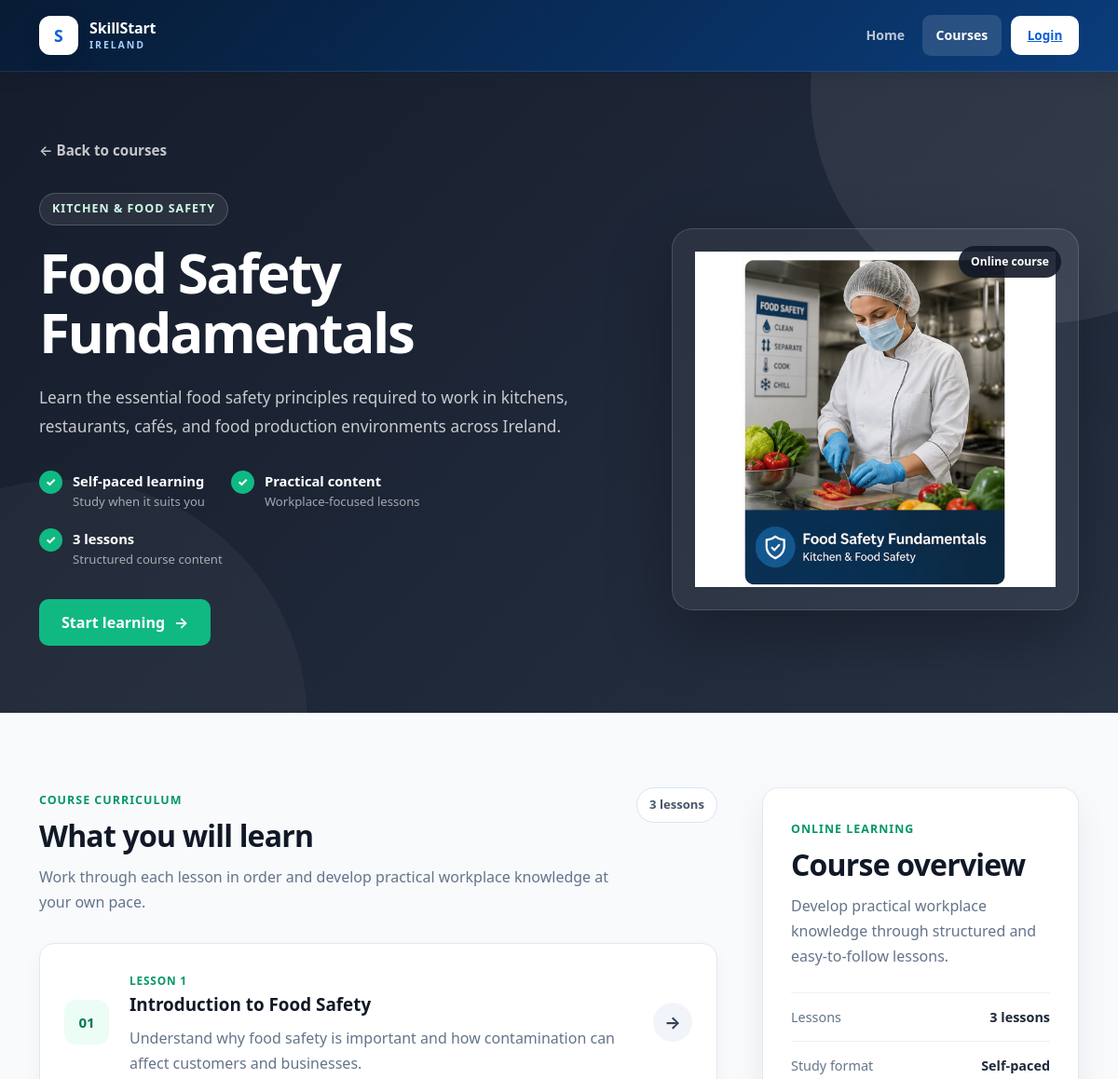
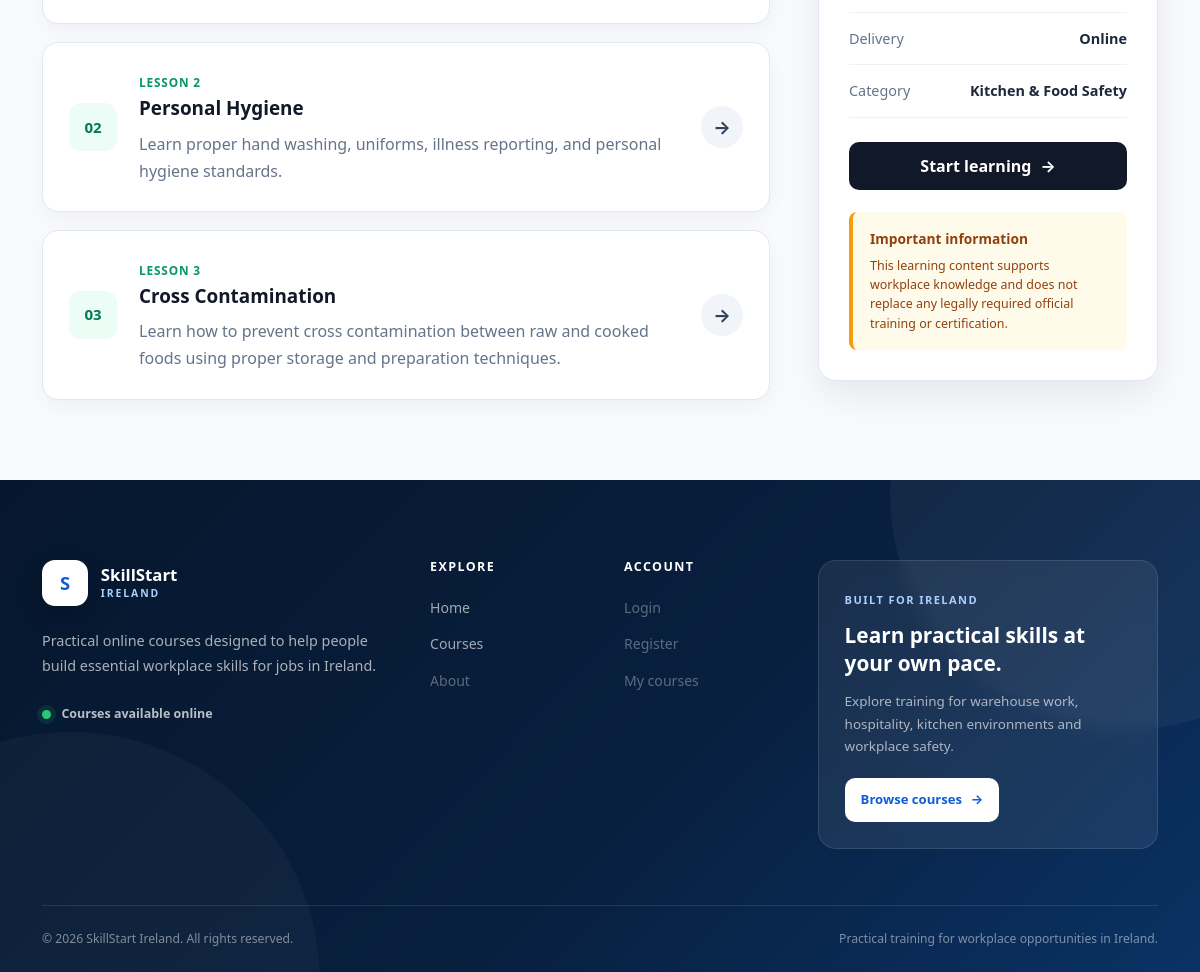
Page /courses/food-safety-fundamentals/ on the committed database (2 pictures, top to bottom).
### courses/models.py (models this page shows, shortened)
class Course(models.Model):
    category = models.ForeignKey(
        Category,
        on_delete=models.CASCADE,
        related_name="courses",
    )
    title = models.CharField(
        max_length=150,
    )
    description = models.TextField()
    slug = models.SlugField(
        max_length=170,
        unique=True,
    )
    image = models.ImageField(
        upload_to="courses/",
        blank=True,
        null=True,
    )
    is_free = models.BooleanField(
        default=True,
    )
    price = models.DecimalField(
        max_digits=8,
        decimal_places=2,
        default=0,
    )
    currency = models.CharField(
        max_length=3,
        default="EUR",
    )
    is_published = models.BooleanField(
        default=False,
    )
    created_at = models.DateTimeField(
        auto_now_add=True,
    )

class Category(models.Model):
    name = models.CharField(max_length=100)
    description = models.TextField(blank=True)
    slug = models.SlugField(max_length=120, unique=True)
    class Meta:
        verbose_name_plural = "Categories"

class Lesson(models.Model):
    course = models.ForeignKey(
        Course,
        on_delete=models.CASCADE,
        related_name="lessons",
    )
    title = models.CharField(
        max_length=150,
    )
    content = models.TextField(
        blank=True,
    )
    image = models.ImageField(
        upload_to="lessons/images/",
        blank=True,
        null=True,
    )
    video_url = models.URLField(
        blank=True,
    )
    order = models.PositiveIntegerField(
        default=1,
    )
    is_published = models.BooleanField(
        default=False,
    )
    class Meta:
        ordering = ("order",)

### courses/views.py (the view, shortened to what this page needs)
def course_detail(request, slug):
    course = get_object_or_404(
        Course.objects.select_related("category"),
        slug=slug,
        is_published=True,
    )
    lessons = list(
        course.lessons
        .filter(is_published=True)
        .order_by("order", "id")
    )
    course_button_text = "Start learning"
    course_button_lesson = None
    if lessons:
        course_button_lesson = lessons[0]
    context = {
        "course": course,
        "lessons": lessons,
        "course_button_text": course_button_text,
        "course_button_lesson": course_button_lesson,
    }
    return render(
        request,
        "courses/course_detail.html",
        context,
    )

### courses/templates/courses/course_detail.html (shortened to what this page needs)
{% extends "base.html" %}
{% block content %}
<section class="course-detail-hero">
    <div class="container">
        <a
            href="{% url 'courses:course_list' %}"
            class="course-detail-back-link"
        >
            ← Back to courses
        </a>
        <div class="row align-items-center g-5">
            <div class="col-12 col-lg-7">
                <span class="course-detail-category">
                    {{ course.category.name }}
                </span>
                <h1 class="course-detail-title">
                    {{ course.title }}
                </h1>
                <div class="course-detail-description">
                    {{ course.description|linebreaks }}
                </div>
                <div class="course-detail-benefits">
                    <div class="course-detail-benefit">
                        <span
                            class="course-detail-benefit-icon"
                            aria-hidden="true"
                        >
                            ✓
                        </span>
                        <div>
                            <strong>Self-paced learning</strong>
                            <span>Study when it suits you</span>
                        </div>
                    </div>
                    <div class="course-detail-benefit">
                        <span
                            class="course-detail-benefit-icon"
                            aria-hidden="true"
                        >
                            ✓
                        </span>
                        <div>
                            <strong>Practical content</strong>
                            <span>Workplace-focused lessons</span>
                        </div>
                    </div>
                    <div class="course-detail-benefit">
                        <span
                            class="course-detail-benefit-icon"
                            aria-hidden="true"
                        >
                            ✓
                        </span>
                        <div>
                            <strong>
                                {{ lessons|length }}
                                lesson{{ lessons|length|pluralize }}
                            </strong>
                            <span>Structured course content</span>
                        </div>
                    </div>
                </div>
                {% if course_button_lesson %}
    <a
        href="{% url 'courses:lesson_detail' course.slug course_button_lesson.id %}"
        class="course-detail-primary-button"
    >
        {{ course_button_text }}
        <span aria-hidden="true">→</span>
    </a>
{% else %}
    <span class="course-detail-disabled-button">
        Lessons coming soon
    </span>
{% endif %}
            </div>
            <div class="col-12 col-lg-5">
                <div class="course-detail-image-wrapper">
                    {% if course.image %}
                        <img
                            src="{{ course.image.url }}"
                            alt="{{ course.title }}"
                            class="course-detail-image"
                        >
                    {% else %}
                        <div class="course-detail-image-placeholder">
                            <span>SkillStart Ireland</span>
                            <strong>{{ course.title }}</strong>
                        </div>
                    {% endif %}
                    <span class="course-detail-format-badge">
                        Online course
                    </span>
                </div>
            </div>
        </div>
    </div>
</section>
<section
    id="course-curriculum"
    class="course-curriculum-section"
>
    <div class="container">
        <div class="row g-5">
            <div class="col-12 col-lg-8">
                <div class="course-curriculum-heading">
                    <div>
                        <span class="course-section-label">
                            Course curriculum
                        </span>
                        <h2>
                            What you will learn
                        </h2>
                        <p>
                            Work through each lesson in order and develop
                            practical workplace knowledge at your own pace.
                        </p>
                    </div>
                    <span class="course-lesson-count">
                        {{ lessons|length }}
                        lesson{{ lessons|length|pluralize }}
                    </span>
                </div>
                <div class="course-lessons-list">
                    {% for lesson in lessons %}
    <a
        href="{% url 'courses:lesson_detail' course.slug lesson.id %}"
        class="course-lesson-card course-lesson-link"
    >
        <div class="course-lesson-number">
            {{ forloop.counter|stringformat:"02d" }}
        </div>
        <div class="course-lesson-content">
            <span class="course-lesson-label">
                Lesson {{ forloop.counter }}
            </span>
            <h3>
                {{ lesson.title }}
            </h3>
            <p class="course-lesson-preview">
                {{ lesson.content|striptags|truncatewords:24 }}
            </p>
        </div>
        <div
            class="course-lesson-open-icon"
            aria-hidden="true"
        >
            →
        </div>
    </a>
                    {% endfor %}
                </div>
            </div>
            <div class="col-12 col-lg-4">
                <aside class="course-overview-card">
                    <span class="course-overview-label">
                        Online learning
                    </span>
                    <h2>Course overview</h2>
                    <p class="course-overview-introduction">
                        Develop practical workplace knowledge through
                        structured and easy-to-follow lessons.
                    </p>
                    <div class="course-overview-details">
                        <div class="course-overview-item">
                            <span>Lessons</span>
                            <strong>
                                {{ lessons|length }}
                                lesson{{ lessons|length|pluralize }}
                            </strong>
                        </div>
                        <div class="course-overview-item">
                            <span>Study format</span>
                            <strong>Self-paced</strong>
                        </div>
                        <div class="course-overview-item">
                            <span>Delivery</span>
                            <strong>Online</strong>
                        </div>
                        <div class="course-overview-item">
                            <span>Category</span>
                            <strong>{{ course.category.name }}</strong>
                        </div>
                    </div>
                    {% if course_button_lesson %}
    <a
        href="{% url 'courses:lesson_detail' course.slug course_button_lesson.id %}"
        class="course-overview-button"
    >
        {{ course_button_text }}
        <span aria-hidden="true">→</span>
    </a>
{% else %}
    <span class="course-overview-disabled-button">
        Lessons coming soon
    </span>
{% endif %}
                    <div class="course-certification-notice">
                        <strong>Important information</strong>
                        <p>
                            This learning content supports workplace knowledge
                            and does not replace any legally required official
                            training or certification.
                        </p>
                    </div>
                </aside>
            </div>
        </div>
    </div>
</section>
{% endblock %}

### rows in the picture
Course: category.name "KITCHEN & FOOD SAFETY", title "Food Safety Fundamentals", description "Learn the essential food safety principles required to work in kitchens, restaurants, cafés, and food production environments across Ireland.", image (picture), category.name "Kitchen & Food Safety"
Lesson: title "Introduction to Food Safety", content "Understand why food safety is important and how contamination can affect customers and businesses."
Lesson: title "Personal Hygiene", content "Learn proper hand washing, uniforms, illness reporting, and personal hygiene standards."
Lesson: title "Cross Contamination", content "Learn how to prevent cross contamination between raw and cooked foods using proper storage and preparation techniques."

### other values in the picture
{{ lessons|length }} "3"
{{ course_button_text }} "Start learning"
